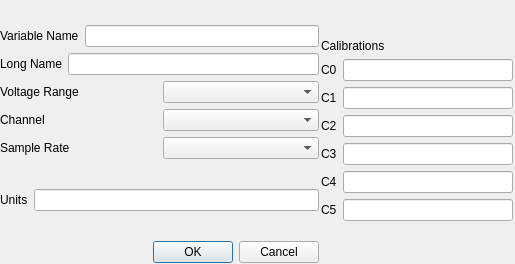
<?xml version="1.0" encoding="UTF-8"?>
<ui version="4.0">
 <class>config::AddA2DVariableComboDialog</class>
 <widget class="QDialog" name="config::AddA2DVariableComboDialog">
  <property name="geometry">
   <rect>
    <x>0</x>
    <y>0</y>
    <width>515</width>
    <height>264</height>
   </rect>
  </property>
  <property name="sizePolicy">
   <sizepolicy hsizetype="MinimumExpanding" vsizetype="MinimumExpanding">
    <horstretch>0</horstretch>
    <verstretch>0</verstretch>
   </sizepolicy>
  </property>
  <property name="windowTitle">
   <string>Add Variable</string>
  </property>
  <widget class="QWidget" name="layoutWidget">
   <property name="geometry">
    <rect>
     <x>0</x>
     <y>1</y>
     <width>319</width>
     <height>262</height>
    </rect>
   </property>
   <layout class="QVBoxLayout" name="verticalLayout">
    <item>
     <spacer name="verticalSpacer_3">
      <property name="orientation">
       <enum>Qt::Vertical</enum>
      </property>
      <property name="sizeHint" stdset="0">
       <size>
        <width>20</width>
        <height>20</height>
       </size>
      </property>
     </spacer>
    </item>
    <item>
     <layout class="QHBoxLayout" name="horizontalLayout">
      <item>
       <widget class="QLabel" name="VariableLabel">
        <property name="text">
         <string>Variable Name</string>
        </property>
       </widget>
      </item>
      <item>
       <widget class="QLineEdit" name="VariableText"/>
      </item>
     </layout>
    </item>
    <item>
     <layout class="QHBoxLayout" name="LongNameLayout">
      <item>
       <widget class="QLabel" name="LongNameLabel">
        <property name="text">
         <string>Long Name</string>
        </property>
       </widget>
      </item>
      <item>
       <widget class="QLineEdit" name="LongNameText"/>
      </item>
     </layout>
    </item>
    <item>
     <layout class="QHBoxLayout" name="VoltageLayout">
      <item>
       <widget class="QLabel" name="VoltageLabel">
        <property name="text">
         <string>Voltage Range</string>
        </property>
       </widget>
      </item>
      <item>
       <widget class="QComboBox" name="VoltageBox"/>
      </item>
     </layout>
    </item>
    <item>
     <layout class="QHBoxLayout" name="ChannelLayout">
      <item>
       <widget class="QLabel" name="ChannelLabel">
        <property name="text">
         <string>Channel</string>
        </property>
       </widget>
      </item>
      <item>
       <widget class="QComboBox" name="ChannelBox"/>
      </item>
     </layout>
    </item>
    <item>
     <layout class="QHBoxLayout" name="SRLayout">
      <item>
       <widget class="QLabel" name="SRLabel">
        <property name="text">
         <string>Sample Rate</string>
        </property>
       </widget>
      </item>
      <item>
       <widget class="QComboBox" name="SRBox"/>
      </item>
     </layout>
    </item>
    <item>
     <spacer name="verticalSpacer_2">
      <property name="orientation">
       <enum>Qt::Vertical</enum>
      </property>
      <property name="sizeHint" stdset="0">
       <size>
        <width>20</width>
        <height>17</height>
       </size>
      </property>
     </spacer>
    </item>
    <item>
     <layout class="QHBoxLayout" name="UnitsLayout">
      <item>
       <widget class="QLabel" name="UnitsLabel_2">
        <property name="text">
         <string>Units</string>
        </property>
       </widget>
      </item>
      <item>
       <widget class="QLineEdit" name="UnitsText"/>
      </item>
     </layout>
    </item>
    <item>
     <spacer name="verticalSpacer_bottom">
      <property name="orientation">
       <enum>Qt::Vertical</enum>
      </property>
      <property name="sizeHint" stdset="0">
       <size>
        <width>168</width>
        <height>13</height>
       </size>
      </property>
     </spacer>
    </item>
    <item>
     <widget class="QDialogButtonBox" name="buttonBox">
      <property name="orientation">
       <enum>Qt::Horizontal</enum>
      </property>
      <property name="standardButtons">
       <set>QDialogButtonBox::Cancel|QDialogButtonBox::Ok</set>
      </property>
     </widget>
    </item>
   </layout>
  </widget>
  <widget class="QWidget" name="">
   <property name="geometry">
    <rect>
     <x>321</x>
     <y>1</y>
     <width>192</width>
     <height>257</height>
    </rect>
   </property>
   <layout class="QVBoxLayout" name="verticalLayout_2">
    <item>
     <spacer name="verticalSpacer_4">
      <property name="orientation">
       <enum>Qt::Vertical</enum>
      </property>
      <property name="sizeHint" stdset="0">
       <size>
        <width>20</width>
        <height>13</height>
       </size>
      </property>
     </spacer>
    </item>
    <item>
     <widget class="QLabel" name="CalibrationLabel">
      <property name="text">
       <string>Calibrations</string>
      </property>
     </widget>
    </item>
    <item>
     <layout class="QHBoxLayout" name="Cal1Layout">
      <item>
       <widget class="QLabel" name="Cal1Label">
        <property name="text">
         <string>C0</string>
        </property>
       </widget>
      </item>
      <item>
       <widget class="QLineEdit" name="Calib1Text"/>
      </item>
     </layout>
    </item>
    <item>
     <layout class="QHBoxLayout" name="Cal2Layout">
      <item>
       <widget class="QLabel" name="Cal2Label">
        <property name="text">
         <string>C1</string>
        </property>
       </widget>
      </item>
      <item>
       <widget class="QLineEdit" name="Calib2Text"/>
      </item>
     </layout>
    </item>
    <item>
     <layout class="QHBoxLayout" name="Cal3Layout">
      <item>
       <widget class="QLabel" name="Cal3Label">
        <property name="text">
         <string>C2</string>
        </property>
       </widget>
      </item>
      <item>
       <widget class="QLineEdit" name="Calib3Text"/>
      </item>
     </layout>
    </item>
    <item>
     <layout class="QHBoxLayout" name="Cal4Layout">
      <item>
       <widget class="QLabel" name="Cal4Label">
        <property name="text">
         <string>C3</string>
        </property>
       </widget>
      </item>
      <item>
       <widget class="QLineEdit" name="Calib4Text"/>
      </item>
     </layout>
    </item>
    <item>
     <layout class="QHBoxLayout" name="Cal5Layout">
      <item>
       <widget class="QLabel" name="Cal5Label">
        <property name="text">
         <string>C4</string>
        </property>
       </widget>
      </item>
      <item>
       <widget class="QLineEdit" name="Calib5Text"/>
      </item>
     </layout>
    </item>
    <item>
     <layout class="QHBoxLayout" name="Cal6Layout">
      <item>
       <widget class="QLabel" name="Cal6Label">
        <property name="text">
         <string>C5</string>
        </property>
       </widget>
      </item>
      <item>
       <widget class="QLineEdit" name="Calib6Text"/>
      </item>
     </layout>
    </item>
    <item>
     <spacer name="verticalSpacer">
      <property name="orientation">
       <enum>Qt::Vertical</enum>
      </property>
      <property name="sizeHint" stdset="0">
       <size>
        <width>136</width>
        <height>13</height>
       </size>
      </property>
     </spacer>
    </item>
   </layout>
  </widget>
 </widget>
 <tabstops>
  <tabstop>VariableText</tabstop>
  <tabstop>LongNameText</tabstop>
  <tabstop>VoltageBox</tabstop>
  <tabstop>ChannelBox</tabstop>
  <tabstop>SRBox</tabstop>
  <tabstop>Calib1Text</tabstop>
  <tabstop>Calib2Text</tabstop>
  <tabstop>Calib3Text</tabstop>
  <tabstop>Calib4Text</tabstop>
  <tabstop>Calib5Text</tabstop>
  <tabstop>Calib6Text</tabstop>
  <tabstop>UnitsText</tabstop>
  <tabstop>buttonBox</tabstop>
 </tabstops>
 <resources/>
 <connections>
  <connection>
   <sender>buttonBox</sender>
   <signal>accepted()</signal>
   <receiver>config::AddA2DVariableComboDialog</receiver>
   <slot>accept()</slot>
   <hints>
    <hint type="sourcelabel">
     <x>250</x>
     <y>248</y>
    </hint>
    <hint type="destinationlabel">
     <x>370</x>
     <y>220</y>
    </hint>
   </hints>
  </connection>
  <connection>
   <sender>buttonBox</sender>
   <signal>rejected()</signal>
   <receiver>config::AddA2DVariableComboDialog</receiver>
   <slot>reject()</slot>
   <hints>
    <hint type="sourcelabel">
     <x>188</x>
     <y>243</y>
    </hint>
    <hint type="destinationlabel">
     <x>12</x>
     <y>226</y>
    </hint>
   </hints>
  </connection>
 </connections>
 <slots>
  <slot>newSensor(QString)</slot>
  <slot>setDevice(int)</slot>
 </slots>
</ui>
